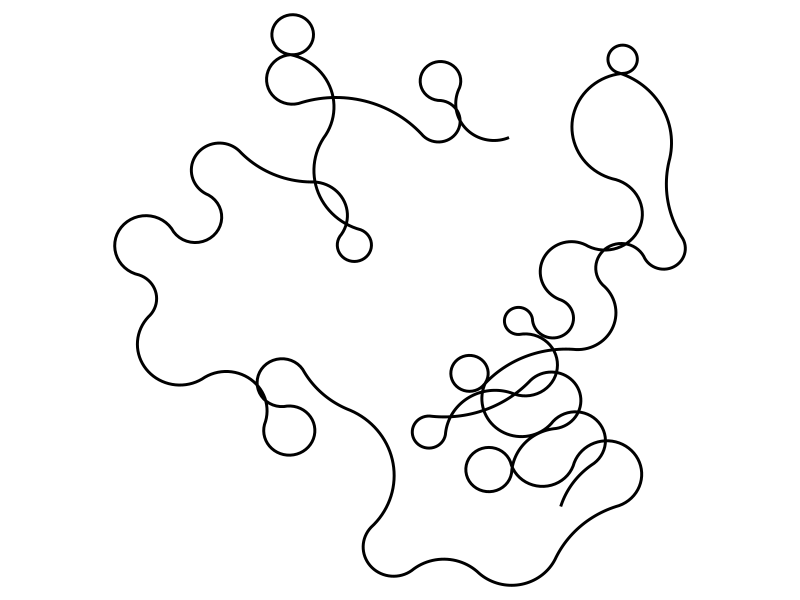
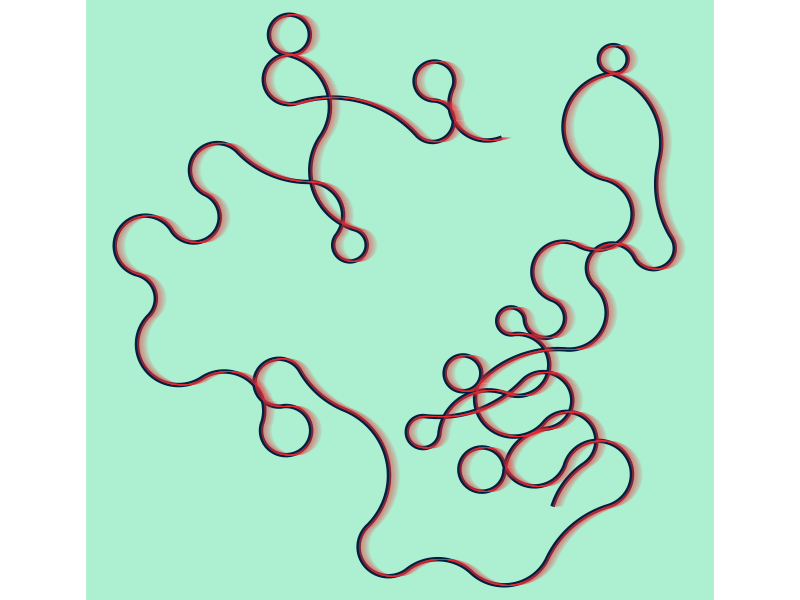
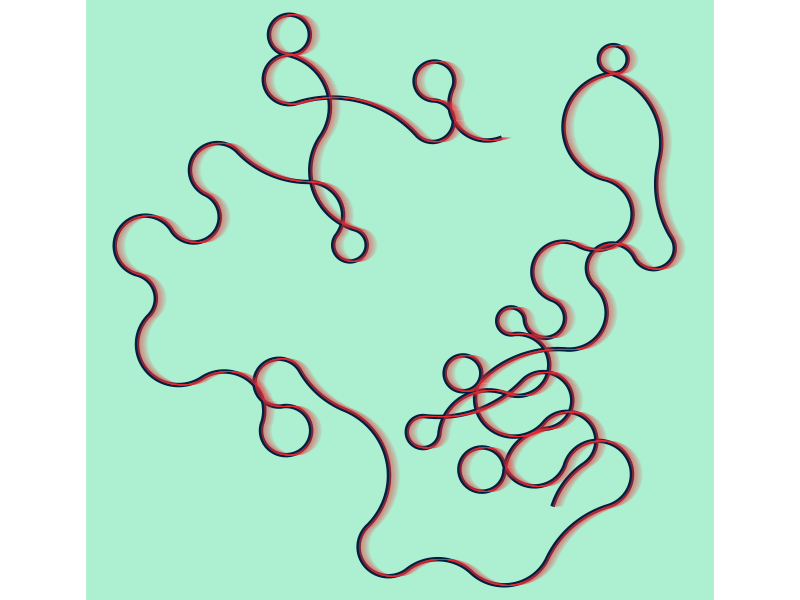

These charts were generated, in order, by the following R code:
# curves only
# libraries ----
library(data.table)
library(ggplot2)

# functions ----
#' Function to generate curve
#'
#' @param stepLength length of a single step
#' @param numberOfSteps total number of steps to take
#' @param startingAngle starting direction
#' @param angleChange with each step what will angle change?
#' @param startingPoint starting point
#'
#' @return
#' @export
#'
#' @examples
curve_gen <- function(stepLength = 1, numberOfSteps = 24, startingAngle = pi/2, angleChange = pi/32, startingPoint = c(0, 0))
{
    curveData <- data.table(x = startingPoint[1], y = startingPoint[2])
    lastPoint <- startingPoint
    lastAngle <- startingAngle
    for (i in 1:numberOfSteps)
    {
        nextPoint <- c(lastPoint[1] + stepLength * cos(lastAngle), lastPoint[2] + stepLength * sin(lastAngle))
        curveData <- rbind(curveData, data.table(x = nextPoint[1], y = nextPoint[2]))
        lastPoint <- nextPoint
        lastAngle <- lastAngle + angleChange
    }
    return(curveData)
}
# main body ----
# generate parameters for the curve
set.seed(seed = 95661)
startingPoint <- c(0, 0)
startingAngle <- 2*pi/5
numberBreaks <- 50

wholeCurveParam <- list()
for (i in 1:numberBreaks)
{
    wholeCurveParam[[i]] <- list(angleChange = runif(1, pi/128, pi/20), numberOfSteps = sample(20:40, 1), stepLength = runif(1, 1, 2))
    if (i %%2 != 0)
    {
        wholeCurveParam[[i]]$angleChange <- -wholeCurveParam[[i]]$angleChange
    }
}

# create data fro each on point on the curve
wholeCurve <- data.table()

for (i in 1:length(wholeCurveParam))
{
    thisParams <- wholeCurveParam[[i]]
    thisCurve <- curve_gen(startingAngle = startingAngle, startingPoint = startingPoint, angleChange = thisParams$angleChange, numberOfSteps = thisParams$numberOfSteps, stepLength = thisParams$stepLength)
    startingPoint <- c(thisCurve$x[thisParams$numberOfSteps + 1], thisCurve$y[thisParams$numberOfSteps + 1])
    startingAngle <- startingAngle + thisParams$numberOfSteps * thisParams$angleChange
    wholeCurve <- rbind(wholeCurve, thisCurve)
}

# lets see what we got (actual process involves selecting random seed until we are happy with final result)
ggplot() + 
    geom_path(data = wholeCurve, aes(x = x, y = y), color = "black", size = 1) + 
    theme_void() + 
    theme(
        legend.position = "none", aspect.ratio = 1, 
        plot.margin = unit(rep(-10, 4), "pt"))

# replicate curve - this will be some kind of shadow
n <- 25
replicCurve <- rbindlist(
    l = lapply(
        X = 1:n, 
        FUN = function(rep){
            thisRep <- rbind(wholeCurve[,.(x = x + .2*rep, y = y, id = rep)])
            return(thisRep)
        }
    )
)
replicCurve[, sat := 1 - id / (n + 1)]

# final plot
ggplot() + 
    geom_path(data = wholeCurve, aes(x = x, y = y), color = "#00203FFF", size = 1.5) + 
    geom_path(data = replicCurve, aes(x = x, y = y, group = id, alpha = sat), color = "#ED2B33FF", size = .1) + 
    theme_void() + 
    theme(
        panel.background = element_rect(fill = "#ADEFD1FF", color = "#ADEFD1FF"),
        legend.position = "none", aspect.ratio = 1, 
        plot.margin = unit(rep(-10, 4), "pt")
    ) 
ggsave(filename = "results/08_curves_only.png", height = 3, width = 3, dpi = 1440)

